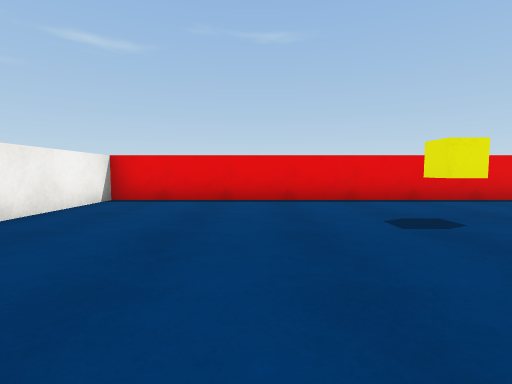
view 1 (above)

17 first-person views from a walk through a 3-D level made in the Unity game engine. The camera is 0.62 m above the floor, tilts 4° down and sees 85° across. The floor is counted in squares, 1 m on a side. Each view is taken from the middle of a square. On the plan, view 1 faces up. The plan holds only what a view shows up to about 9 squares ahead; the rest is blank. The player is left out. Surface patterns are stand-ins for the level's own textures.

view 2
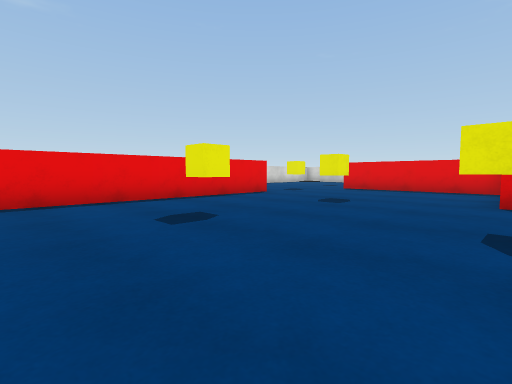

view 3
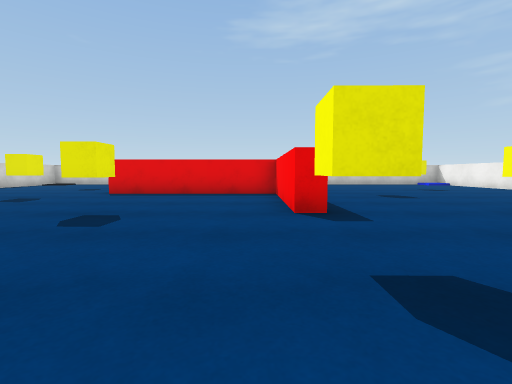

view 4
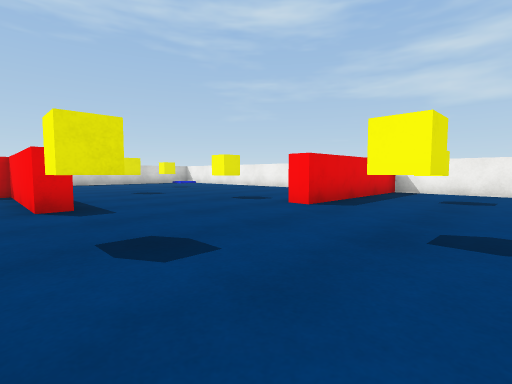

view 5
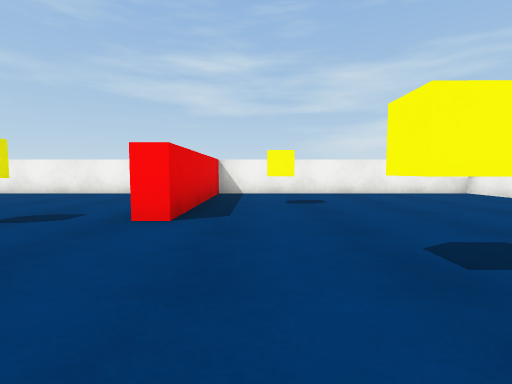

view 6
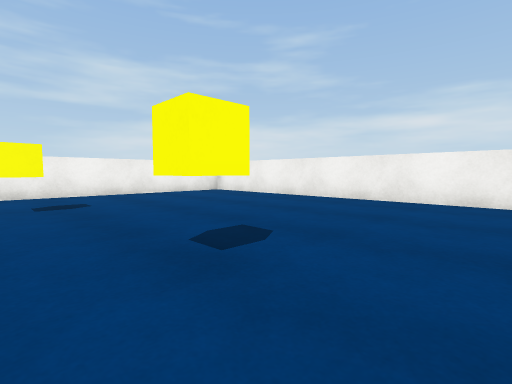

view 7
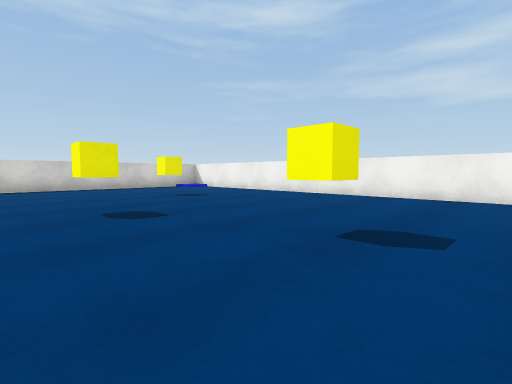

view 8
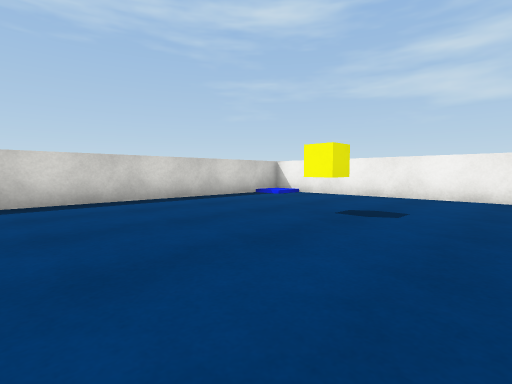

view 9
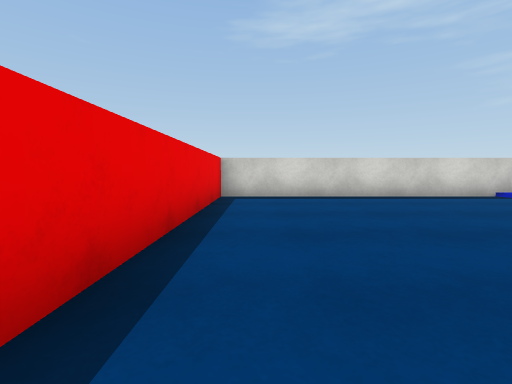

view 10
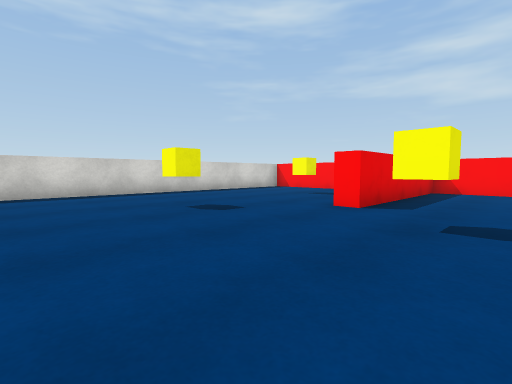

view 11
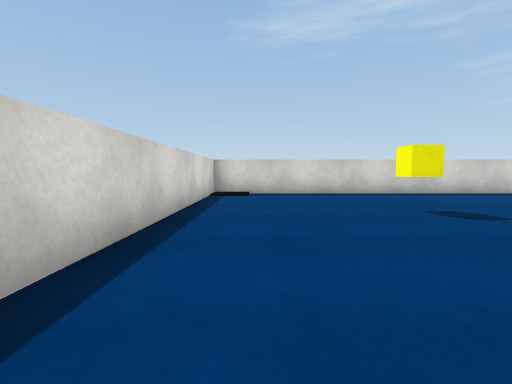

view 12
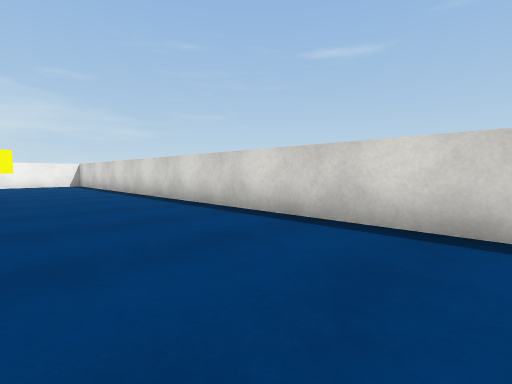

view 13
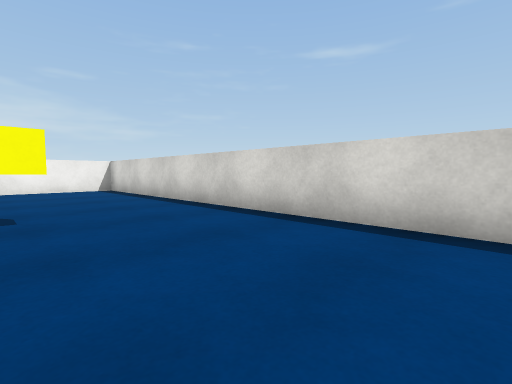

view 14
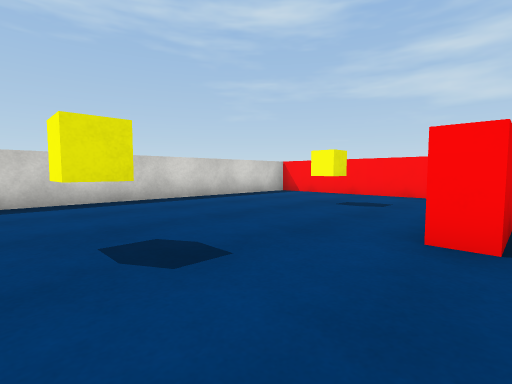

view 15
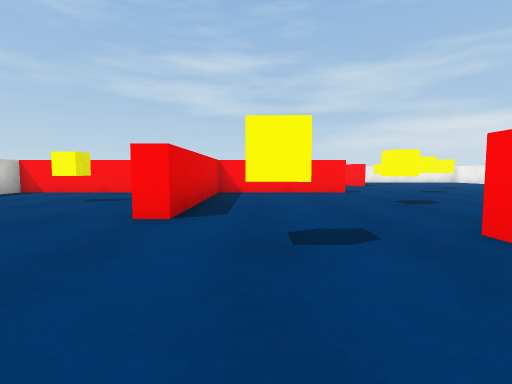

view 16
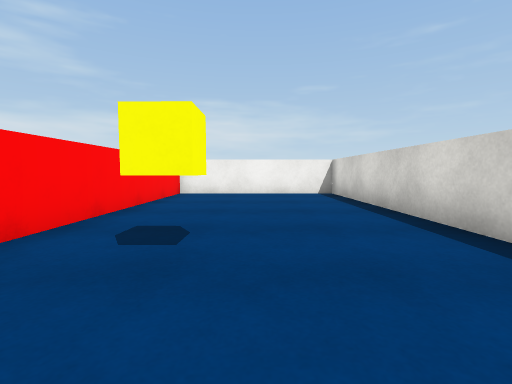

view 17
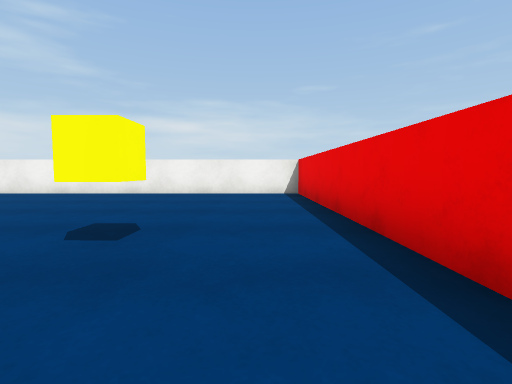

### Floor plan
Points are (right, up) in squares from view 1. A wall is a line through its corners. A room is listed if a view was taken in it or the views show most of it. See-through windows are left out.
Room 1 (views 1, 2, 3, 4, 5, 6, 7, 8, 9, 10, 11, 12, 13, 14, 15, 16, 17)
walls: (6.2, -0.1) (6.2, 0.4) (10.1, 0.4) (10.1, 5.3) (10.8, 5.3); (6.5, 6.3) (-3.3, 6.3) (-3.3, -8.3) (4.1, -8.3) (4.1, -3.6) (4.6, -3.6); (11.8, 0.4) (16.2, 0.4) (16.2, 11.3) (-3.3, 11.3) (-3.3, 6.8) (2.6, 6.8); (5.2, -8.3) (15.6, -8.3); (16.2, -7.8) (16.2, -0.1) (9.9, -0.1)
objects: yellow cube (2, -2); yellow cube (3, -6); yellow cube (3, 4); yellow cube (3, 8); yellow cube (4, 0); yellow cube (6, -3); yellow cube (6, 3); yellow cube (9, 7); yellow cube (10, -2); yellow cube (12, -5); yellow cube (13, 3); yellow cube (13, 7)

Positions as (right, up) in squares from view 1, and headings:
1: (0, 0), facing up
2: (0, 0), facing up-right
3: (2, 1), facing right
4: (1, 1), facing down-right
5: (3, 0), facing down
6: (3, 0), facing down-left
7: (5, -1), facing down-right
8: (10, -1), facing down-right
9: (9, -1), facing right
10: (8, 10), facing down-right
11: (8, 10), facing right
12: (11, 8), facing up-left
13: (7, 8), facing up-left
14: (10, 8), facing down-right
15: (9, 9), facing down
16: (5, 9), facing left
17: (5, 5), facing left
